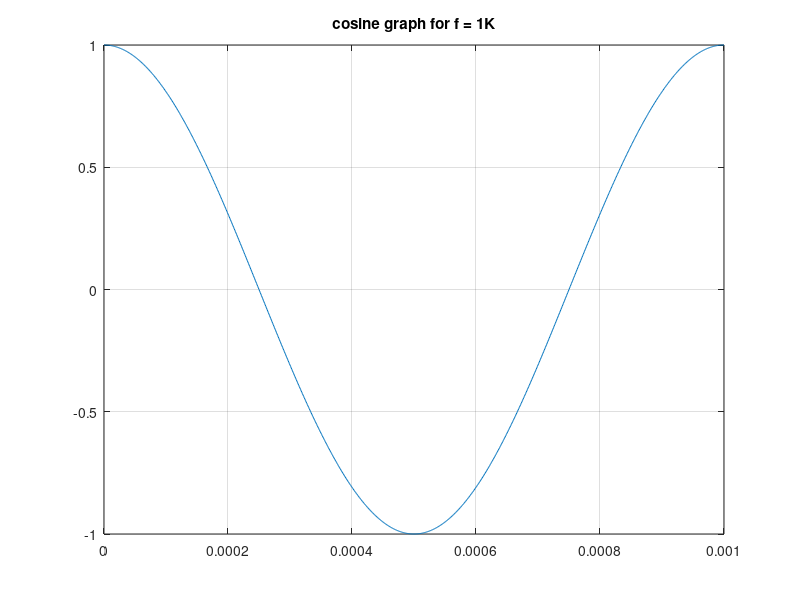

The MATLAB script that drew this image:
%Edit 함수를 통해 .m 파일 생성한 후, 
%주파수가 1K인 코사인 그래프 생성 및 출력

f = 1000;
T = 1/ f;
t = 0 : 0.001 * T : 1*T;
y = cos(2 * pi * f * t);

plot(t,y);
grid on;
title("cosine graph for f = 1K");
